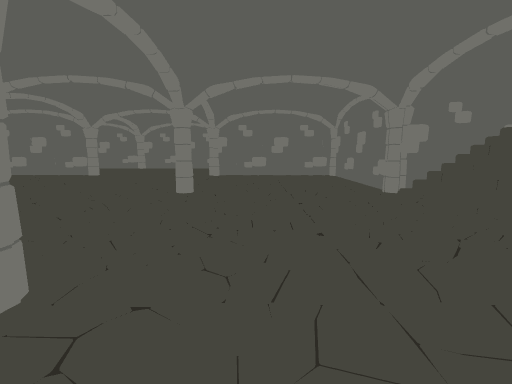
View 1 (above)

20 first-person views from a walk through a 3-D level made in the Unity game engine. The camera is 1.5 m above the floor, tilts 8° down and sees 85° across. Doors are open. The floor is counted in squares, 1 m on a side. Each view is taken from the middle of a square. On the plan, view 1 faces up. The plan holds only what a view shows up to about 14 squares ahead; the rest is blank. The place goes on beyond the plan. Some surface patterns are stand-ins.

View 2
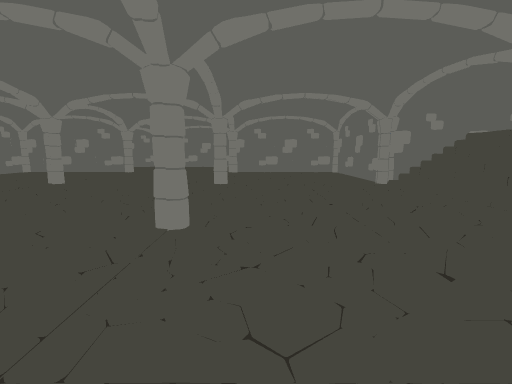

View 3
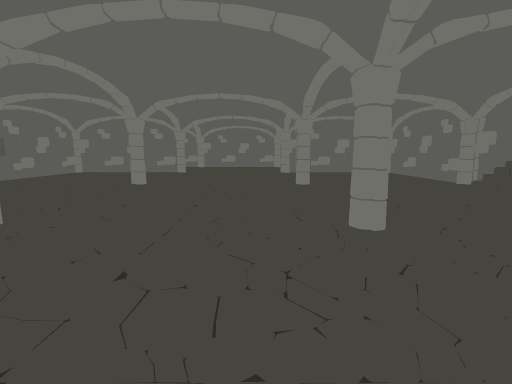

View 4
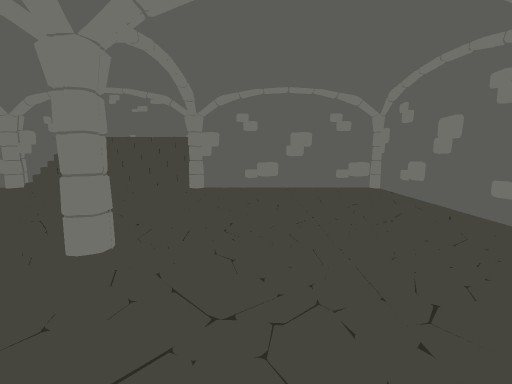

View 5
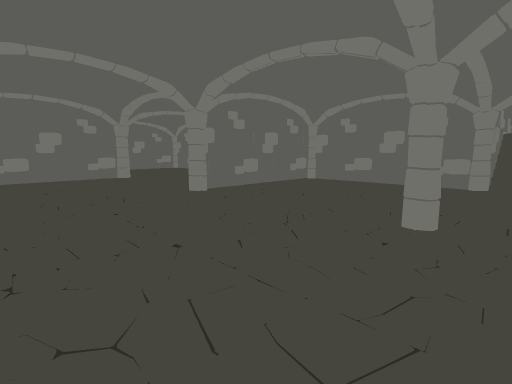

View 6
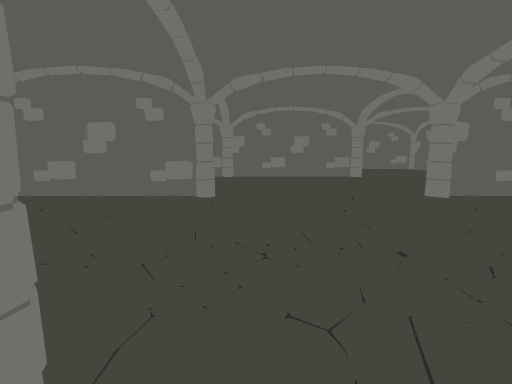

View 7
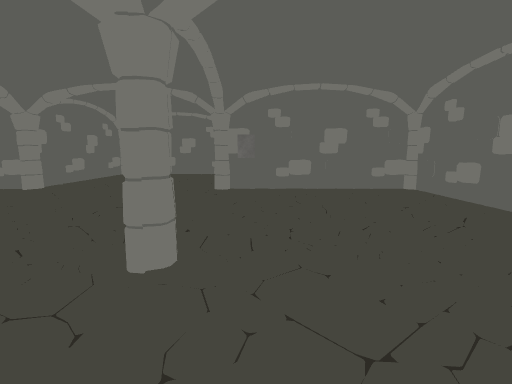

View 8
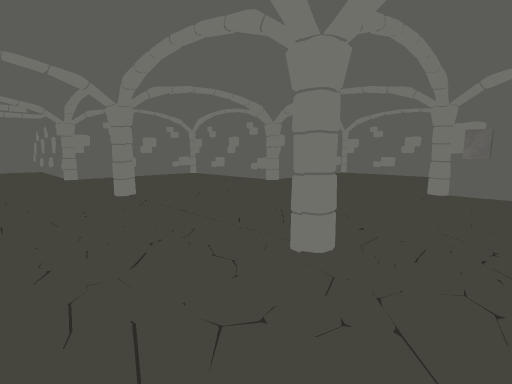

View 9
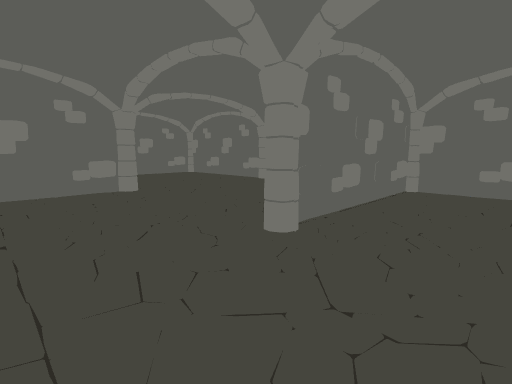

View 10
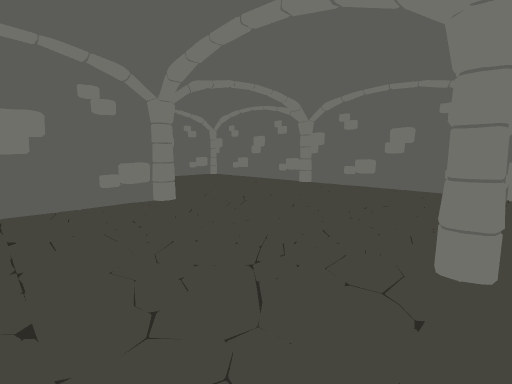

View 11
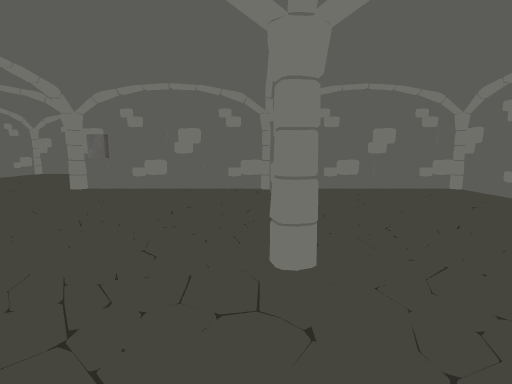

View 12
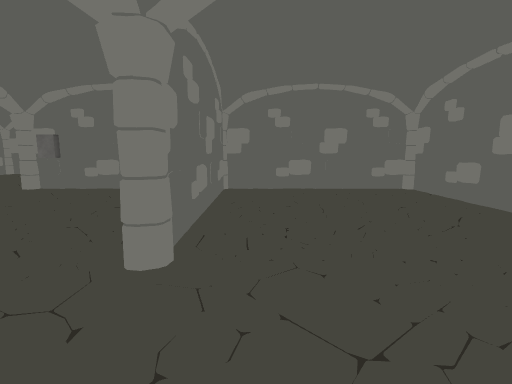

View 13
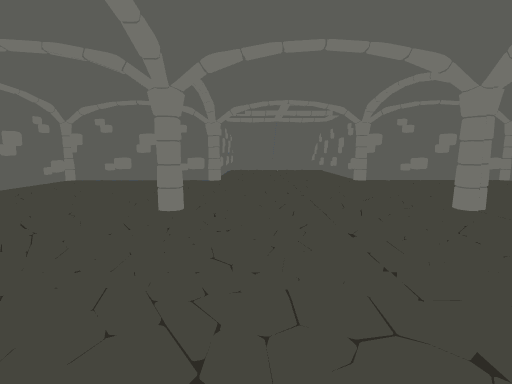

View 14
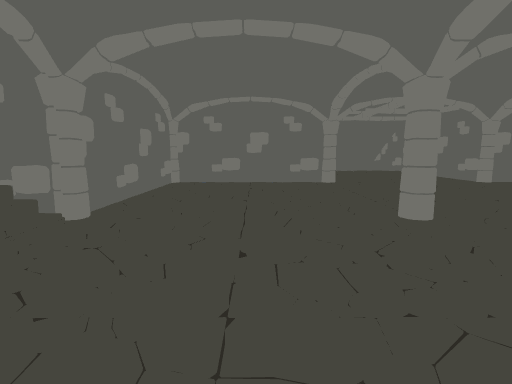

View 15
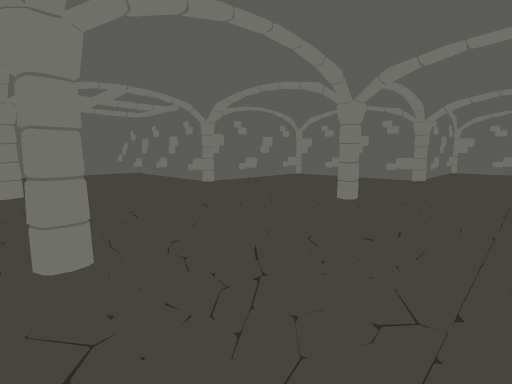

View 16
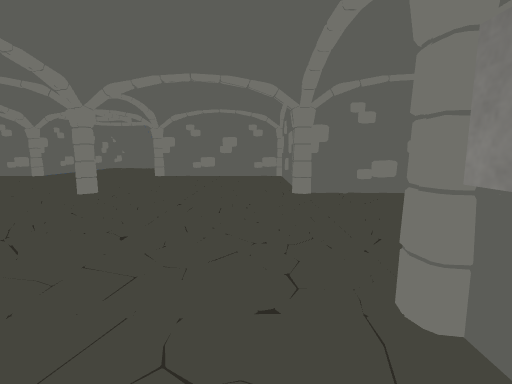

View 17
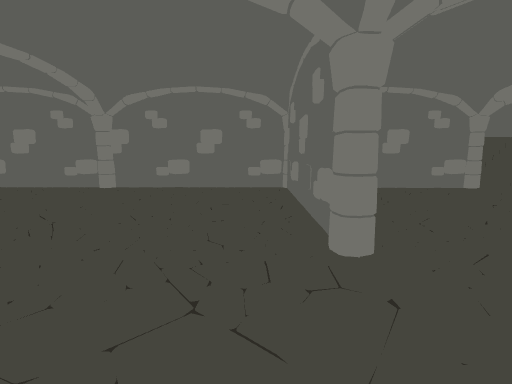

View 18
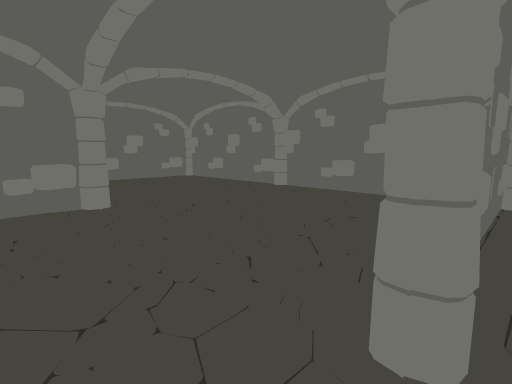

View 19
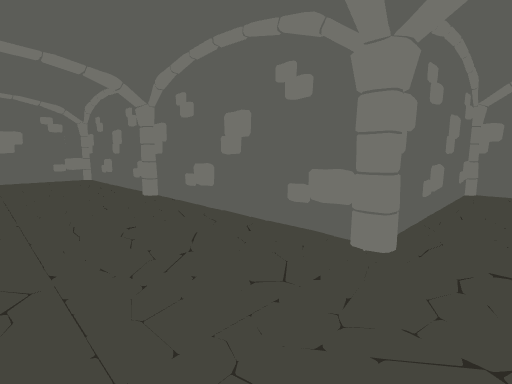

View 20
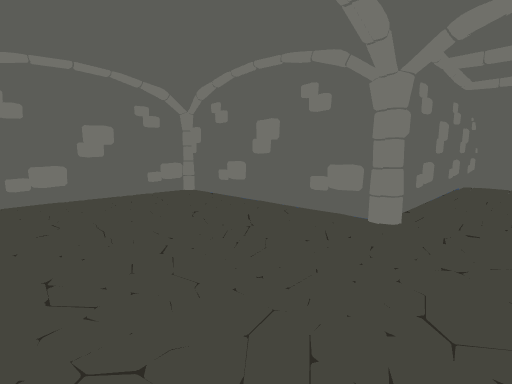

### Floor plan
Points are (right, up) in squares from view 1. A wall is a line through its corners. A room is listed if a view was taken in it or the views show most of it. See-through windows are left out.
Room 1 (views 1, 2, 3, 4, 5, 6, 7, 8, 9, 10, 11, 12, 13, 14, 15, 16, 17, 18, 19, 20)
walls: (-10.5, 18.5) (-10.9, 18.1); (-11, 18.6) (-18.7, 18.6) (-18.7, 10.4); (-2.9, 18.7) (5.2, 18.7) (5.2, 26.2); (5.2, 10.7) (5.2, 18.2); (6.1, 10.4) (5.4, 10.2) (5.1, 10.3); (5.1, 2.9) (5.7, 2.9); (5.1, 2.8) (6.8, 2.8); (7.5, 10.3) (5, 10.3); (-2.5, -5.3) (5.2, -5.3) (5.2, 2.4); (5.1, 18.6) (-2.4, 18.6); (-3.2, 26.5) (-4.2, 26.4); (-2.5, 26.4) (-2.9, 26); (-2.7, 26.6) (-10.6, 26.6); (-11.6, 26.6) (-18.6, 26.6); (4.6, -5.4) (5.1, -5); (-2.7, -9.5) (-2.7, -6.2); (-18, 26.7) (-18.7, 26.1) (-18.7, 18.7) (-11, 18.7); (5.2, 26.7) (5.2, 30.5); (-2.7, 30.5) (-2.7, 27.1)
low walls: (5.7, 2.9) (5.7, 3.5); (5.1, -0.4) (5.3, 0.4)
ways out: open door at (-19, 6.5)

Positions as (right, up) in squares from view 1, and headings:
1: (0, 0), facing up
2: (-1, -3), facing up
3: (-5, -3), facing up
4: (-7, 0), facing right
5: (-9, 9), facing up-right
6: (-9, 9), facing up
7: (-7, 12), facing left
8: (-7, 13), facing down-left
9: (-7, 15), facing up-right
10: (-7, 18), facing up-right
11: (-7, 18), facing left
12: (-7, 20), facing left
13: (-5, 10), facing down
14: (1, 9), facing down
15: (-2, 7), facing down-left
16: (-17, 13), facing down
17: (-7, 20), facing right
18: (-5, 18), facing up-right
19: (-1, 22), facing up-left
20: (-5, 1), facing down-right
